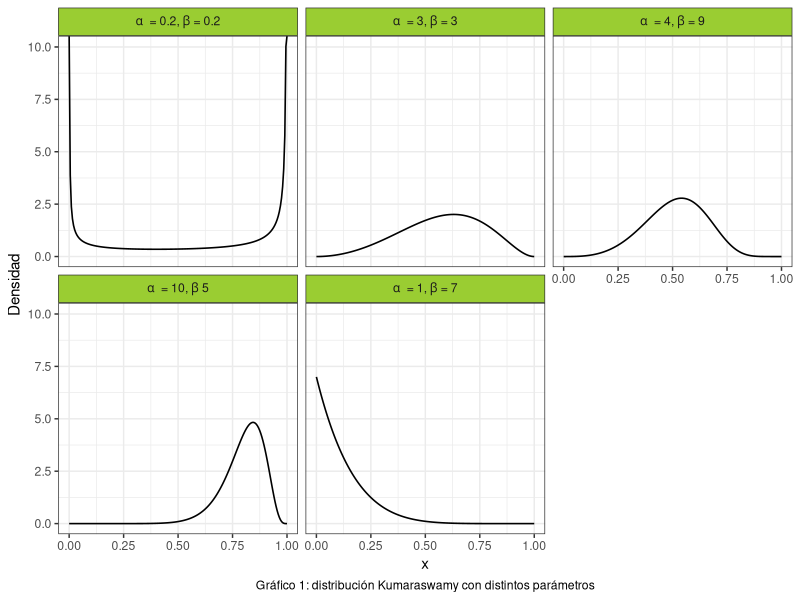
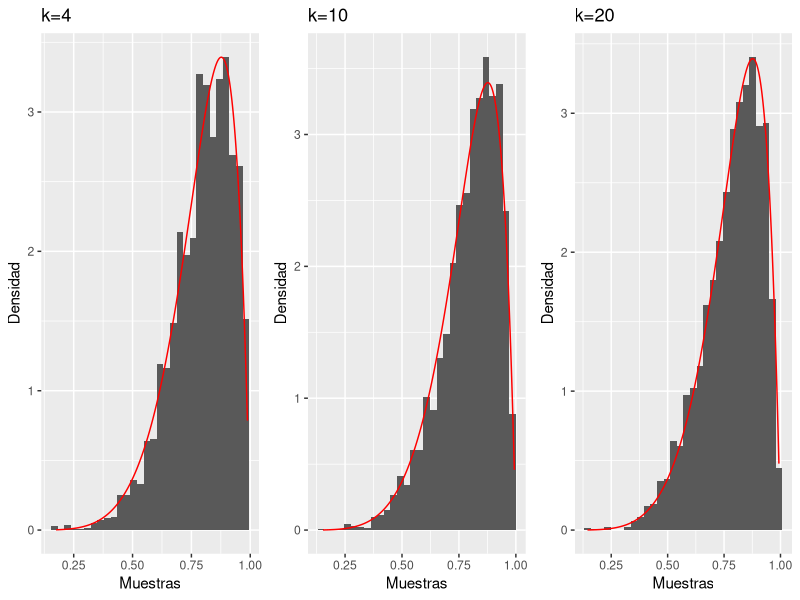
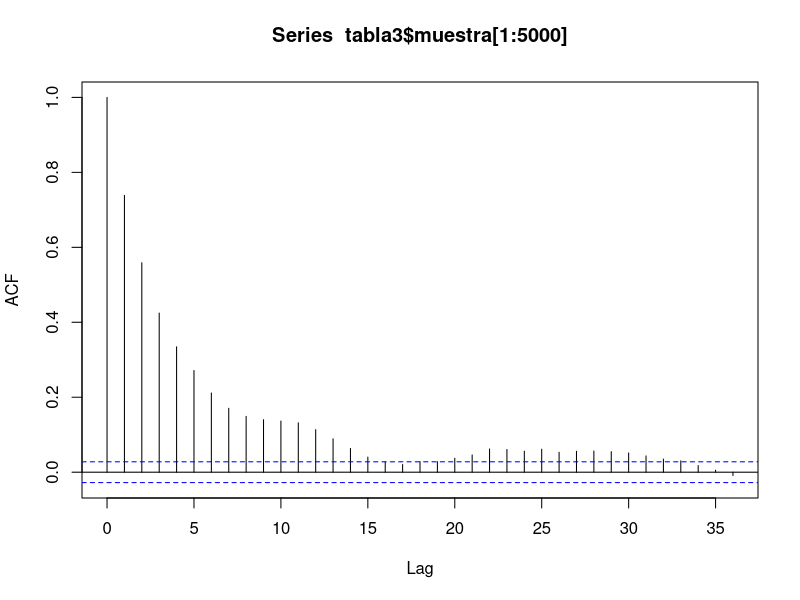
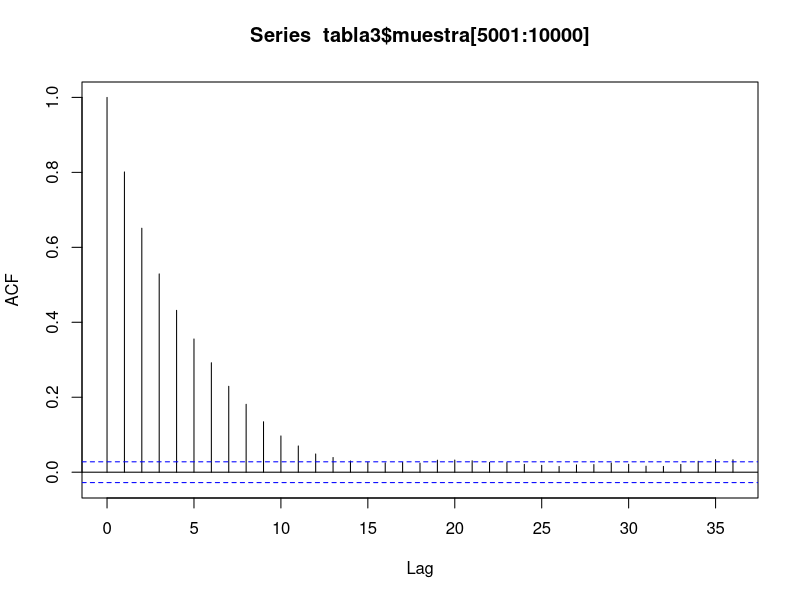
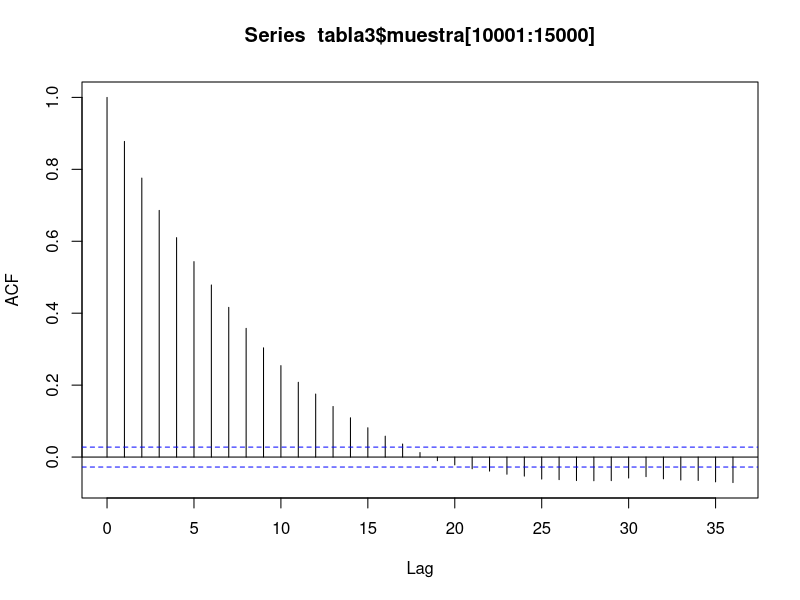
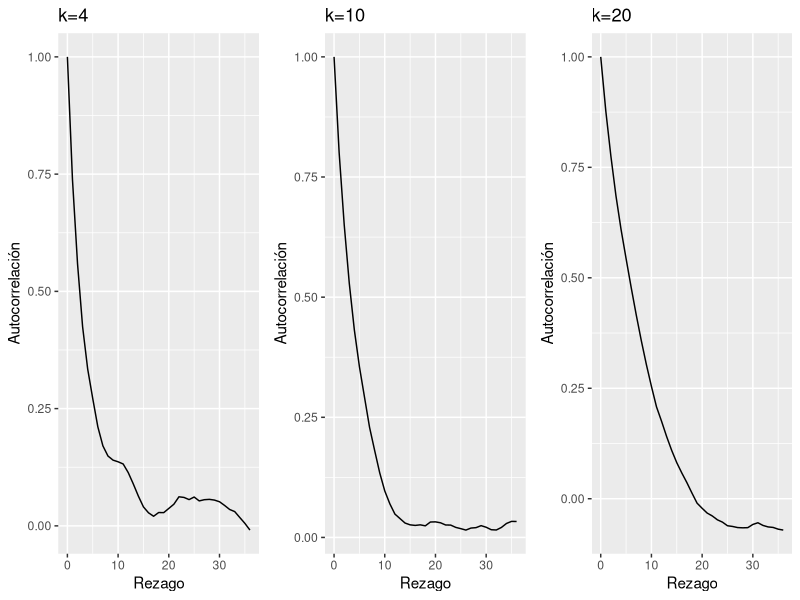

Source code (R) for these figures, in order:
## ---- chunk 1
#Librerias
library(ggplot2)
library(dplyr)
library(gridExtra)
library(kableExtra)
library(stats)
library(mvtnorm)
set.seed(394)
## ---- chunk 2

cant_saltos <- 0

#Punto 1:
sample_mh <- function(d_objetivo, r_propuesta, d_propuesta, p_inicial, n) {
  muestras <- matrix(nrow = n, ncol = length(p_inicial))
  muestras[1, ] <- p_inicial
  
  for(i in 2:n) {
    p_actual <- muestras[i-1,]
    p_nuevo <- r_propuesta(p_actual)
    
    f_nuevo <- d_objetivo(p_nuevo)
    f_actual <- d_objetivo(p_actual)
    
    q_actual <- d_propuesta(p_actual, mean = p_nuevo)
    q_nuevo <- d_propuesta(p_nuevo, mean = p_actual)
    
    alpha <- min(1, (f_nuevo/f_actual)*(q_actual/q_nuevo))
    aceptar <- rbinom(1, 1, alpha)
    
    if(aceptar) { 
      muestras[i,] <- p_nuevo
      cant_saltos <- cant_saltos + 1
      
    } else {
      muestras[i,] <- p_actual
    }
  }
  
  if (ncol(muestras) == 1) {
    muestras <- as.vector(muestras)
  } 
  return(list(muestras=muestras,cant_saltos=cant_saltos))
}

## ---- chunk 3
#Punto 2
# Crear grilla para los valores de "x"
grid_n <- 200
x_grid <- seq(0, 1, length.out = grid_n)

kumaraswamy <- function(x, a, b){
  a*b*(x^(a-1))*((1-(x^a))^(b-1))
}

a <- c(0.2, 3, 4, 10, 1)
b <- c(0.2, 3, 9, 5, 7)

#Creamos un data frame para graficar la distribución de Kumaraswamy:

data1 <- data.frame(
  Funcion = as.factor(rep(1:5, each = grid_n)),
  Densidad = numeric(5 * grid_n),
  Grilla = rep(x_grid, times = 5)
) 

#Completamos el data frame con las densidades:
for(i in 1:5) {
    indices <- seq(from = 1 + (i - 1) * 200, to = 200 + (i - 1) * 200)
    data1$Densidad[indices] <- kumaraswamy(x_grid, a[i], b[i])
}

# Asigno etiquetas para cada función de kumaraswamy
levels(data1$Funcion) <- c(
  expression(alpha ~ " = 0.2," ~ beta ~ "= 0.2"),
  expression(alpha ~ " = 3," ~ beta ~ "= 3"),
  expression(alpha ~ " = 4," ~ beta ~ "= 9"),
  expression(alpha ~ " = 10," ~ beta ~ "5"),
  expression(alpha ~ " = 1," ~ beta ~ "= 7")
)

ggplot(data = data1, aes(x = Grilla, y = Densidad)) +
  geom_line(size = 0.55) +
  facet_wrap(~Funcion, labeller = label_parsed) +
  theme_bw() +
  labs(x = "x",
       caption = "Gráfico 1: distribución Kumaraswamy con distintos parámetros") + 
  theme(
    strip.background = element_rect(fill = "olivedrab3"),
    plot.caption = element_text(hjust = 0.5)
  )

## ---- chunk 4
#Punto 3
concentracion3 <- c(4,10,20)
tabla3 <- data.frame ( 
  concentracion = rep(concentracion3, each = 5000),
  muestra = numeric(15000)
  )
tasa3 <- numeric(3)

for (i in 1:3) {
#Funciones a usar
d_objetivo3 <- function(x) kumaraswamy(x, 6, 2)
d_propuesta3 <- function(x, mean) dbeta(x, shape1 = mean * concentracion3[i], shape2 = (1-mean) * concentracion3[i])
r_propuesta3 <- function(x) rbeta(1, shape1 = x * concentracion3[i], shape2 = (1-x) * concentracion3[i])
#Donde x hace referencia a mu
n3 <- 5000
p_inicial3 <- rbeta(1,shape1=2,shape2=2)
funcion3 <- sample_mh(d_objetivo3, r_propuesta3, d_propuesta3, p_inicial3, n3)
indices <- seq(from = 1 + (i - 1) * 5000, to = 5000 + (i - 1) * 5000)
tabla3$muestra[indices] <- funcion3$muestras

tasa3[i] <- funcion3$cant_saltos/n3
} 

#Tasa de aceptacion
tabla3_2 <- data.frame(
  Concentracion = c("4","10","20"),
  Tasa_de_aceptacion = tasa3
) %>%
  kable() %>%
  kable_styling(bootstrap_options = c("striped","hover","condensed")) %>%
  add_footnote("Pie tabla")

#Gata peluda junta
# Agrego una columna con el orden de las muestras
tabla3$orden <- rep(1:5000, times = 3)
tabla3$concentracion <- as.factor(tabla3$concentracion) 


# Gráfico con múltiples líneas
grafico3_1 <- ggplot(data = tabla3, aes(x = orden, y = muestra, group = concentracion, color = concentracion)) +
  geom_line() +
  theme_bw() +
  labs(x = "x", y = "y", color = "Group", caption = "Título grafico") +
  theme(legend.position = "top")  
  
#Trace plots
plot_trace <- function(x){
  data.frame(x = seq_along(x), y = x) %>% 
    ggplot() +
    geom_line(aes(x = x, y = y))
}

grafico3_2 <- plot_trace(tabla3$muestra[1:5000]) + labs (caption = "Titulo grafico")
grafico3_3 <- plot_trace(tabla3$muestra[5001:10000]) + labs (caption = "Titulo grafico")
grafico3_4 <- plot_trace(tabla3$muestra[10001:15000]) + labs (caption = "Titulo grafico")

#Histogramas
plot_hist <- function(x, d_objetivo3) {
  x_seq <- seq(min(x), max(x), length.out = n3)
  df_hist <- data.frame(x = x)
  df_line <- data.frame(x = x_seq, y = d_objetivo3(x_seq))
  
  ggplot(df_hist)+
    geom_histogram(aes(x = x, y =after_stat(density))) +
    geom_line(aes(x = x, y = y), data = df_line, color = "red")
}
grafico3_5 <- plot_hist(tabla3$muestra[1:5000],d_objetivo3) +
  labs (title = "k=4", x = "Muestras", y = "Densidad")
grafico3_6 <- plot_hist(tabla3$muestra[5001:10000],d_objetivo3) +
  labs (title = "k=10", x = "Muestras", y = "Densidad")
grafico3_7 <- plot_hist(tabla3$muestra[10001:15000],d_objetivo3) +
  labs (title = "k=20", x = "Muestras", y = "Densidad")

grid.arrange(grafico3_5,grafico3_6,grafico3_7,nrow=1)

#Graficos de autocorrelacion
a3 <- acf(tabla3$muestra[1:5000])

grafico3_8 <- ggplot()+
  geom_line(aes(y = a3$acf, x = a3$lag)) +
  labs (title = "k=4", x = "Rezago", y = "Autocorrelación")

b3 <- acf(tabla3$muestra[5001:10000])

grafico3_9 <- ggplot()+
  geom_line(aes(y = b3$acf, x = b3$lag)) +
  labs (title = "k=10", x = "Rezago", y = "Autocorrelación")

c3 <- acf(tabla3$muestra[10001:15000])

grafico3_10 <- ggplot()+
  geom_line(aes(y = c3$acf, x = c3$lag)) +
  labs (title = "k=20", x = "Rezago", y = "Autocorrelación")

grid.arrange(grafico3_8,grafico3_9,grafico3_10,nrow=1)
## ---- chunk 5
#Punto 4
muestra4_1 <- tabla3$muestra[1:5000]
muestra4_2 <- tabla3$muestra[5001:10000]
muestra4_3 <- tabla3$muestra[10001:15000]

#Calculo de la media y los percentiles 5 y 95 para X:
medias <- c(mean(muestra4_1), mean(muestra4_2), mean(muestra4_3))
percentiles <- data.frame(
  Muestra = c("1", "2", "3"),
  Percentile_5 = c(quantile(muestra4_1, prob = c(0.05)),
                  quantile(muestra4_2, prob = c(0.05)),
                  quantile(muestra4_3, prob = c(0.05))
                  ),
  Percentil_95 = c(quantile(muestra4_1, prob = c(0.95)),
                  quantile(muestra4_2, prob = c(0.95)),
                  quantile(muestra4_3, prob = c(0.95))
                  )
)

#Cálculo de la media y los percentiles 5 y 95 para logit(X):
l_m1 <- log((muestra4_1/(1-muestra4_1)))
l_m2 <- log((muestra4_2/(1-muestra4_2)))
l_m3 <- log((muestra4_3/(1-muestra4_3)))


medias_l <- c(mean(l_m1), mean(l_m2), mean(l_m3))
percentiles_l <- data.frame(
  Muestra = c("1", "2", "3"),
  Percentile_5 = c(quantile(l_m1, prob = c(0.05)),
                  quantile(l_m2, prob = c(0.05)),
                  quantile(l_m3, prob = c(0.05))
                  ),
  Percentil_95 = c(quantile(l_m1, prob = c(0.95)),
                  quantile(l_m2, prob = c(0.95)),
                  quantile(l_m3, prob = c(0.95))
                  )
)



## ---- chunk 6
#Paso 7

# Funciones a utilizar
#1.Trace plot
plot_trace <- function(x, y) {
  n <- length(x)
  df <- data.frame(
    x = rep(1:n, 2),
    y = c(x,y),
    dimension = rep(1:2, each = n)
  )
  
  ggplot(df) + 
    geom_line(aes(x = x, y = y)) +
    facet_grid(rows = vars(dimension))
}


#2. Cálculo de R sombrero

W <- function(muestras) {
  
  mean(apply(muestras, 2, var))
 
}


B <-  function(muestras, M, S) {
  media_g <- mean(muestras)
  media_cadena <- mean(apply(muestras, 2, mean))
  
  
  b <- (S/(M-1))* sum((media_cadena-media_g)^2)
  #S = cantidad observaciones
  #M = cantidad muestras
  return(b)
}


r_hat <- function(x) {
  S <- nrow(x)
  M <- ncol(x)
  W <- W(x)
  B <- B(x, M, S)
  
  sqrt(((S/(S-1))*W + (1/S)*B)/W)
}

#3. Número efectivo de muestras
n_eff <- function(muestras){
  S <- length(muestras)
  autocorr <- acf(muestras, plot = F, lag = Inf)$acf
  limite <- which((autocorr < 0.001))[1] #sumamos hasta ese valor
  denom <- 1 + 2 * sum(autocorr[2:limite])
  
  S/denom
  
}


n7 <- 5000
funcion7_1 <- function(matriz_cov) {
    d_objetivo7 <- function(x) dmvnorm(x,c(0.4,0.75),matrix(c(1.35,0.4,0.4,2.4),nrow=2))
    d_propuesta7 <- function(x, mean) dmvnorm(x,mean = mean ,sigma = matriz_cov)
    r_propuesta7 <- function(x) rmvnorm(1, mean = x, sigma = matriz_cov)  


funcion7 <- sample_mh(d_objetivo7,r_propuesta7,d_propuesta7,c(0,0),n7)
muestra7 <- funcion7$muestras
grafico7_1 <- plot_trace(muestra7[,1],muestra7[,2])
r_sombrero <- r_hat(muestra7)
n_eff7_1 <- n_eff(muestra7[,1])
n_eff7_2 <- n_eff(muestra7[,2])
 return(list(grafico = grafico7_1, n1 = n_eff7_1, n2 = n_eff7_2, r = r_sombrero,
             muestra7 = muestra7))

}

#Evalucación de diferentes matrices de variancia y covariancia
matriz1 <- funcion7_1(matrix(c(2, 0.5, 0.5, 3), nrow = 2))
matriz2 <- funcion7_1(matrix(c(2, 0, 0, 3), nrow = 2))
matriz3 <- funcion7_1(matrix(c(0.4, 0, 0, 0.4), nrow = 2))
matriz4 <- funcion7_1(matrix(c(1, 0, 0, 1), nrow = 2))
matriz5 <- funcion7_1(matrix(c(5, 0, 0, 6), nrow = 2))

tabla <- data.frame(
  Matriz = c("1", "2", "3", "4", "5"),
  Num_efectivo_p1 = trunc(c(matriz1$n1, matriz2$n1, matriz3$n1, matriz4$n1, matriz5$n1)),
  Num_efectivo_p2 = trunc(c(matriz1$n2, matriz2$n2, matriz3$n2, matriz4$n2, matriz5$n2))
)
tabla
#Nos quedariamos con la ultima matriz.
## ---- chunk 7
#Punto 8: se calculan las probabilidades con la última matriz de var y cov.
muestra7 <- as.data.frame(matriz5$muestra7)
colnames(muestra7) <- c("X", "Y")

#Probabilidades estimadas
#Probabilidad n°1:
prob1 <- muestra7 %>% 
  filter(X > 1) %>% 
  count(Y < 0)

prob1$n[2]/(n7)


#Probabilidad n°2:
prob2 <- muestra7 %>% 
  filter(X > 1) %>% 
  count(Y > 2)

prob2$n[2]/(n7)



#Probabilidad n°3:
prob3 <- muestra7 %>% 
  filter(X > 0.4) %>% 
  count(Y > 0.75)

prob3$n[2]/(n7)



#Probabilidades reales:

#Probabilidad n°1:
pmvnorm(lower = c(1, -Inf), upper = c(Inf, 0), 
        mean = c(0.4, 0.75), sigma = matrix(c(1.35, 0.4, 0.4, 2.4), nrow = 2))

#Cómo funcionan "lower" y "upper"? 
#"lower" es un vector que indica los limites inferiores de cada variable: 1 para X y -Infinito para Y; "upper" funciona de manera igual.


#Probabilidad n°2:
pmvnorm(lower = c(1, 2), upper = c(Inf, Inf), 
        mean = c(0.4, 0.75), sigma = matrix(c(1.35, 0.4, 0.4, 2.4), nrow = 2))



#Probabilidad n°3:
pmvnorm(lower = c(0.4, 0.75), upper = c(Inf, Inf), 
        mean = c(0.4, 0.75), sigma = matrix(c(1.35, 0.4, 0.4, 2.4), nrow = 2))


## ---- chunk 8
#Punto 9

p_estrella <- function(x, a, b){
  exp(-((((a - x[1])^2) + b * ((x[2] - x[1])^2))^2))
}



n9 <- 5000

funcion9_1 <- function(matriz_cov) {
    d_objetivo9 <- function(x) p_estrella(x, 0.5, 5)
    d_propuesta9 <- function(x, mean) dmvnorm(x, mean = mean, sigma = matriz_cov)
    r_propuesta9 <- function(x) rmvnorm(1, mean = x, sigma = matriz_cov)  
    
    funcion9 <- sample_mh(d_objetivo9,r_propuesta9,d_propuesta9,c(0,0),n9)
    muestra9 <- funcion9$muestras
    grafico9_1 <- plot_trace(muestra9[,1],muestra9[,2])
    
    n_eff9_1 <- n_eff(muestra9[,1])
    n_eff9_2 <- n_eff(muestra9[,2])
    tasa9 <- funcion9$cant_saltos/n9
    autocorr_1 <- acf(muestra9[,1], plot = F)
    autocorr_2 <- acf(muestra9[,2], plot = F)
    
    return(list(grafico = grafico9_1, n1 = n_eff9_1, n2 = n_eff9_2,
             muestra9 = muestra9, tasa9 = tasa9, autocorr_p1 = autocorr_1,
             autocorr_p2 = autocorr_2))

}


matriz1 <- funcion9_1(matrix(c(0.3, 0.1, 0.1, 0.2), nrow = 2))
matriz2 <- funcion9_1(matrix(c(2, 0, 0, 2), nrow = 2))
matriz3 <- funcion9_1(matrix(c(4, 1, 1, 4), nrow = 2))



grafico9_1_1 <- ggplot()+
  geom_line(aes(y = matriz1$autocorr_p1$acf, x = matriz1$autocorr_p1$lag)) +
  labs (title = "Autocorrelación para 'a' ", x = "Rezago", y = "Autocorrelación")

grafico9_1_2 <- ggplot()+
  geom_line(aes(y = matriz1$autocorr_p2$acf, x = matriz1$autocorr_p2$lag)) +
  labs (title = "Autocorrelación para 'b' ", x = "Rezago", y = "Autocorrelación")


grafico9_2_1 <- ggplot()+
  geom_line(aes(y = matriz2$autocorr_p1$acf, x = matriz2$autocorr_p1$lag)) +
  labs (title = "Autocorrelación para 'a' ", x = "Rezago", y = "Autocorrelación")

grafico9_2_2 <- ggplot()+
  geom_line(aes(y = matriz2$autocorr_p2$acf, x = matriz2$autocorr_p2$lag)) +
  labs (title = "Autocorrelación para 'b' ", x = "Rezago", y = "Autocorrelación")

grafico9_3_1 <- ggplot()+
  geom_line(aes(y = matriz3$autocorr_p1$acf, x = matriz3$autocorr_p1$lag)) +
  labs (title = "Autocorrelación para 'a' ", x = "Rezago", y = "Autocorrelación")


grafico9_3_2 <- ggplot()+
  geom_line(aes(y = matriz3$autocorr_p2$acf, x = matriz3$autocorr_p2$lag)) +
  labs (title = "Autocorrelación para 'b' ", x = "Rezago", y = "Autocorrelación")
## ---- chunk 9
#Punto 10
muestra7 <- as.data.frame(matriz5$muestra7)
colnames(muestra7) <- c("X", "Y")

#Probabilidades estimadas
#Probabilidad n°1:
prob1 <- muestra7 %>% 
  filter(X > 1) %>% 
  count(Y < 0)

prob1$n[2]/(n7)
